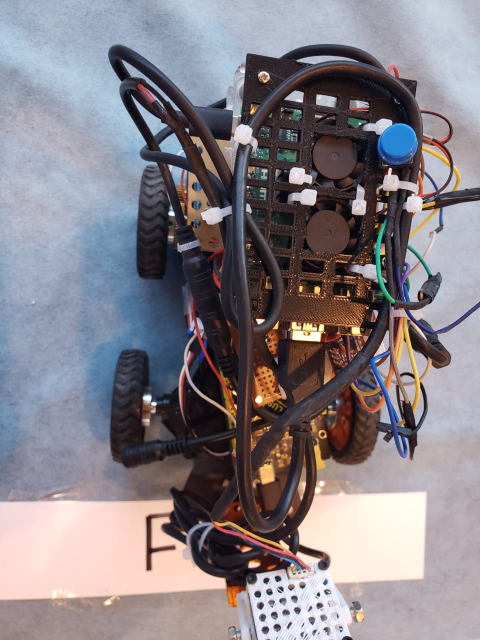
#> input picture car photos/IMG-20251002-WA0002.jpg, 960 x 1280 px, given in place of the camera (shown at 1/2 size)
$ python 'detect colored area coordination.py'
#> lines starting #> are read from the running program, lines starting #| are printed output that depends on the picture; after the words box and inside, x2 and y2 are one past the last pixel; in counts of white or black regions, pixels touching at a corner belong together
### code/parts test/ColorsDetection.py
import cv2
import numpy as np

class ColorsCoordinations:

    def __init__(self,minsize=200,show=1,name="green",l=[35,92,17],u=[84,229,142]):
        # GPIO.setwarnings(False)
        self.show=show
        self.minsize=minsize
        self.name=name
        self.l=l
        self.u=u


    def getcoor(self,imageFrame):
        x=-1
        y=-1
        h=-1
        w=-1
        hsv_frame2 = cv2.cvtColor(imageFrame, cv2.COLOR_BGR2HSV)
        kernal = np.ones((5, 5), "uint8")
        dilated_frame = cv2.dilate(hsv_frame2, kernal)
        dilated_frame = cv2.erode(dilated_frame, kernal)

        lower = np.array([self.l[0], self.l[1], self.l[2]], np.uint8)
        upper = np.array([self.u[0], self.u[1], self.u[2]], np.uint8)
        mask = cv2.inRange(dilated_frame, lower, upper)

        contours, _ = cv2.findContours(mask, cv2.RETR_TREE, cv2.CHAIN_APPROX_NONE)
        if len(contours)>0:
            c = max(contours, key = cv2.contourArea)
            area = cv2.contourArea(c)
            if(area > self.minsize):
                cv2.drawContours(imageFrame, c, -1, (0, 255, 0), 2)
                x, y, w, h = cv2.boundingRect(c)


        if self.show:
            cv2.imshow(self.name,imageFrame)
            key = cv2.waitKey(1) & 0xFF
        return x,y,w,h

### code/parts test/detect colored area coordination.py
from ColorsDetection import  ColorsCoordinations as cc
import cv2 as cv
import time


green=cc()
#red=cc(200,1,"red",[52,69,17],[86,255,80])

cap = cv.VideoCapture(2)  # Webcam
# Set the resolution (width and height)


time.sleep(1)

while True:

    nframe=time.time()
    isSuccess, img = cap.read()
#> img is the input picture: shape (1280, 960, 3); mean B, G, R 134.8, 128.4, 134.1
    img=cv.resize(img,(640,480))
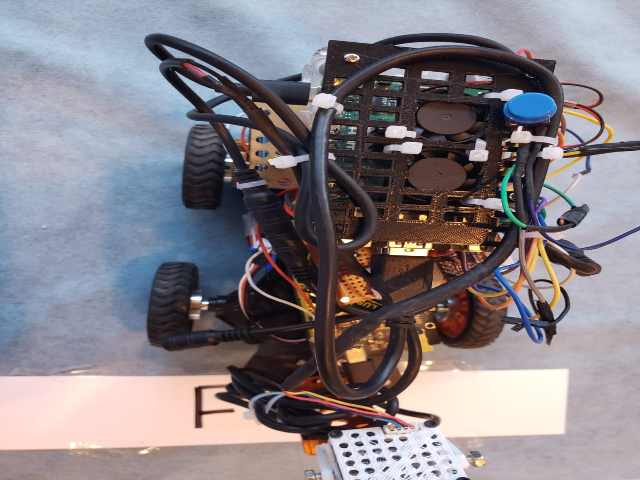
#> img: shape (480, 640, 3); mean B, G, R 134.8, 128.3, 134

    x,y,w,h=(green.getcoor(img))
#> in getcoor, `hsv_frame2 = cv2.cvtColor(imageFrame, cv2.COLOR_BGR2HSV)`: hsv_frame2: shape (480, 640, 3); mean H, S, V 94, 58.3, 148.1
#> in getcoor, `dilated_frame = cv2.dilate(hsv_frame2, kernal)`: dilated_frame: shape (480, 640, 3); mean H, S, V 117.4, 79.1, 170
#> in getcoor, `dilated_frame = cv2.erode(dilated_frame, kernal)`: dilated_frame: shape (480, 640, 3); mean H, S, V 101.7, 64.7, 154.3
#> in getcoor, `mask = cv2.inRange(dilated_frame, lower, upper)`:
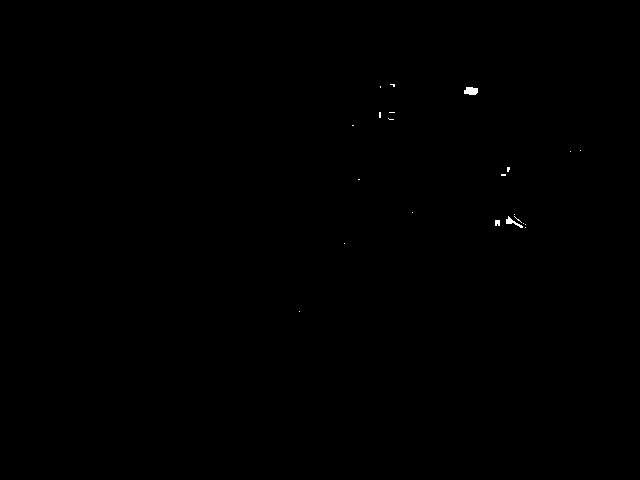
#> mask: shape (480, 640); 0.09% white; 22 white regions (19 under 20 px)
#> in getcoor, `contours, _ = cv2.findContours(mask, cv2.RETR_TREE, cv2.CHAIN_APPROX_N..`: contours = 22 contours, 20 with area under 20; largest, box (x1, y1, x2, y2) and area: (464, 87, 478, 95) 74, (506, 216, 523, 228) 44
#> in getcoor, `c = max(contours, key = cv2.contourArea)`: c = contour of 35 points, box (x1, y1, x2, y2) (464, 87, 478, 95), area 74
#> in getcoor, `area = cv2.contourArea(c)`: area = 74.5
#> (key q is pressed here)
#> x = -1; y = -1; w = -1; h = -1
    print(x+w*0.5,y+0.5*h,w*h)
#| -1.5 -1.5 1
    #print(red.getcoor(img))

    if cv.waitKey(20) & 0xFF == ord('q'):
#> (key q is pressed here)
        break

$ run again, on car photos/IMG-20251002-WA0003.jpg
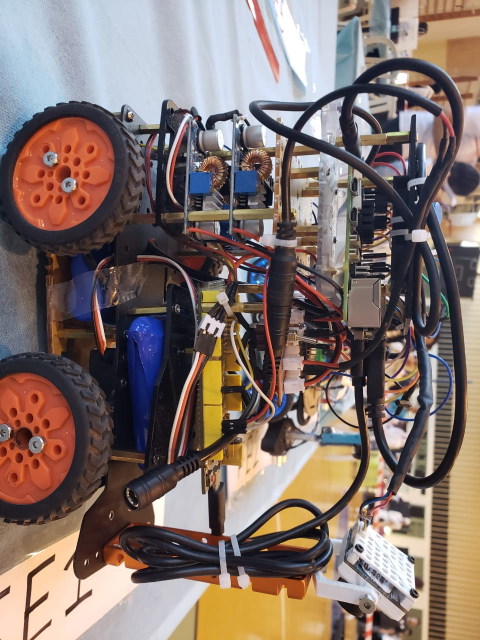
#> input picture car photos/IMG-20251002-WA0003.jpg, 960 x 1280 px, given in place of the camera (shown at 1/2 size)
#> img is the input picture: shape (1280, 960, 3); mean B, G, R 107.4, 113.3, 129.5
#> `img=cv.resize(img,(640,480))`:
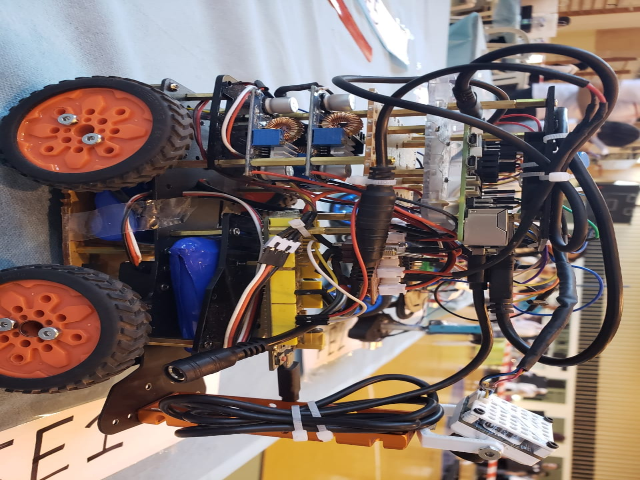
#> img: shape (480, 640, 3); mean B, G, R 107.4, 113.2, 129.4
#> hsv_frame2: shape (480, 640, 3); mean H, S, V 72.8, 77.5, 138.1
#> mask: shape (480, 640); 0.08% white; 17 white regions (14 under 20 px)
#> contours = 17 contours, 16 with area under 20; largest, box (x1, y1, x2, y2) and area: (420, 261, 433, 274) 86
#> c = contour of 56 points, box (x1, y1, x2, y2) (420, 261, 433, 274), area 86
#> area = 86
#> x = -1
#| -1.5 -1.5 1
